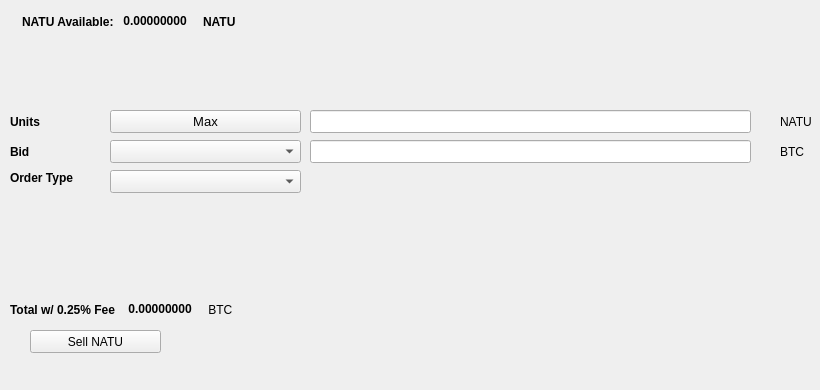
   <widget class="QWidget" name="SellTab">
    <attribute name="title">
     <string>Sell</string>
    </attribute>
    <widget class="QLabel" name="label_16">
     <property name="geometry">
      <rect>
       <x>780</x>
       <y>140</y>
       <width>31</width>
       <height>23</height>
      </rect>
     </property>
     <property name="text">
      <string>BTC</string>
     </property>
    </widget>
    <widget class="QComboBox" name="SellBidcomboBox">
     <property name="geometry">
      <rect>
       <x>110</x>
       <y>140</y>
       <width>191</width>
       <height>23</height>
      </rect>
     </property>
     <property name="font">
      <font>
       <pointsize>10</pointsize>
      </font>
     </property>
    </widget>
    <widget class="QLabel" name="label_18">
     <property name="geometry">
      <rect>
       <x>10</x>
       <y>110</y>
       <width>46</width>
       <height>23</height>
      </rect>
     </property>
     <property name="font">
      <font>
       <weight>75</weight>
       <bold>true</bold>
      </font>
     </property>
     <property name="text">
      <string>Units</string>
     </property>
    </widget>
    <widget class="QPushButton" name="Sell_Max_Amount">
     <property name="geometry">
      <rect>
       <x>110</x>
       <y>110</y>
       <width>191</width>
       <height>23</height>
      </rect>
     </property>
     <property name="font">
      <font>
       <pointsize>10</pointsize>
      </font>
     </property>
     <property name="text">
      <string>Max</string>
     </property>
    </widget>
    <widget class="QLabel" name="label_20">
     <property name="geometry">
      <rect>
       <x>10</x>
       <y>170</y>
       <width>91</width>
       <height>16</height>
      </rect>
     </property>
     <property name="font">
      <font>
       <weight>75</weight>
       <bold>true</bold>
      </font>
     </property>
     <property name="text">
      <string>Order Type</string>
     </property>
    </widget>
    <widget class="QComboBox" name="SellOrdertypeCombo">
     <property name="geometry">
      <rect>
       <x>110</x>
       <y>170</y>
       <width>191</width>
       <height>23</height>
      </rect>
     </property>
     <property name="font">
      <font>
       <pointsize>10</pointsize>
      </font>
     </property>
    </widget>
    <widget class="QLabel" name="label_21">
     <property name="geometry">
      <rect>
       <x>10</x>
       <y>140</y>
       <width>46</width>
       <height>23</height>
      </rect>
     </property>
     <property name="font">
      <font>
       <weight>75</weight>
       <bold>true</bold>
      </font>
     </property>
     <property name="text">
      <string>Bid</string>
     </property>
    </widget>
    <widget class="QLabel" name="label_22">
     <property name="geometry">
      <rect>
       <x>780</x>
       <y>110</y>
       <width>31</width>
       <height>23</height>
      </rect>
     </property>
     <property name="text">
      <string>NATU</string>
     </property>
    </widget>
    <widget class="QLineEdit" name="UnitsInputNatu">
     <property name="geometry">
      <rect>
       <x>310</x>
       <y>110</y>
       <width>441</width>
       <height>23</height>
      </rect>
     </property>
     <property name="font">
      <font>
       <pointsize>9</pointsize>
       <weight>75</weight>
       <bold>true</bold>
      </font>
     </property>
    </widget>
    <widget class="QLineEdit" name="SellBidPriceEdit">
     <property name="geometry">
      <rect>
       <x>310</x>
       <y>140</y>
       <width>441</width>
       <height>23</height>
      </rect>
     </property>
     <property name="font">
      <font>
       <pointsize>9</pointsize>
       <weight>75</weight>
       <bold>true</bold>
      </font>
     </property>
    </widget>
    <widget class="QPushButton" name="SellNatuBTN">
     <property name="geometry">
      <rect>
       <x>30</x>
       <y>330</y>
       <width>131</width>
       <height>23</height>
      </rect>
     </property>
     <property name="text">
      <string>Sell NATU</string>
     </property>
     <property name="icon">
      <iconset resource="../natu">
       <normaloff>:/icons/bitcoin</normaloff>:/icons/bitcoin</iconset>
     </property>
    </widget>
    <widget class="QWidget" name="layoutWidget3">
     <property name="geometry">
      <rect>
       <x>22</x>
       <y>12</y>
       <width>258</width>
       <height>19</height>
      </rect>
     </property>
     <layout class="QHBoxLayout" name="horizontalLayout">
      <item>
       <widget class="QLabel" name="label232_2">
        <property name="font">
         <font>
          <weight>75</weight>
          <bold>true</bold>
         </font>
        </property>
        <property name="text">
         <string>NATU Available:</string>
        </property>
       </widget>
      </item>
      <item>
       <widget class="QLabel" name="NatuAvailableLabel">
        <property name="palette">
         <palette>
          <active>
           <colorrole role="WindowText">
            <brush brushstyle="SolidPattern">
             <color alpha="255">
              <red>0</red>
              <green>0</green>
              <blue>0</blue>
             </color>
            </brush>
           </colorrole>
           <colorrole role="Button">
            <brush brushstyle="SolidPattern">
             <color alpha="255">
              <red>0</red>
              <green>170</green>
              <blue>0</blue>
             </color>
            </brush>
           </colorrole>
           <colorrole role="Light">
            <brush brushstyle="SolidPattern">
             <color alpha="255">
              <red>0</red>
              <green>255</green>
              <blue>0</blue>
             </color>
            </brush>
           </colorrole>
           <colorrole role="Midlight">
            <brush brushstyle="SolidPattern">
             <color alpha="255">
              <red>0</red>
              <green>212</green>
              <blue>0</blue>
             </color>
            </brush>
           </colorrole>
           <colorrole role="Dark">
            <brush brushstyle="SolidPattern">
             <color alpha="255">
              <red>0</red>
              <green>85</green>
              <blue>0</blue>
             </color>
            </brush>
           </colorrole>
           <colorrole role="Mid">
            <brush brushstyle="SolidPattern">
             <color alpha="255">
              <red>0</red>
              <green>113</green>
              <blue>0</blue>
             </color>
            </brush>
           </colorrole>
           <colorrole role="Text">
            <brush brushstyle="SolidPattern">
             <color alpha="255">
              <red>0</red>
              <green>170</green>
              <blue>0</blue>
             </color>
            </brush>
           </colorrole>
           <colorrole role="BrightText">
            <brush brushstyle="SolidPattern">
             <color alpha="255">
              <red>255</red>
              <green>255</green>
              <blue>255</blue>
             </color>
            </brush>
           </colorrole>
           <colorrole role="ButtonText">
            <brush brushstyle="SolidPattern">
             <color alpha="255">
              <red>0</red>
              <green>0</green>
              <blue>0</blue>
             </color>
            </brush>
           </colorrole>
           <colorrole role="Base">
            <brush brushstyle="SolidPattern">
             <color alpha="255">
              <red>255</red>
              <green>255</green>
              <blue>255</blue>
             </color>
            </brush>
           </colorrole>
           <colorrole role="Window">
            <brush brushstyle="SolidPattern">
             <color alpha="255">
              <red>0</red>
              <green>170</green>
              <blue>0</blue>
             </color>
            </brush>
           </colorrole>
           <colorrole role="Shadow">
            <brush brushstyle="SolidPattern">
             <color alpha="255">
              <red>0</red>
              <green>0</green>
              <blue>0</blue>
             </color>
            </brush>
           </colorrole>
           <colorrole role="AlternateBase">
            <brush brushstyle="SolidPattern">
             <color alpha="255">
              <red>127</red>
              <green>212</green>
              <blue>127</blue>
             </color>
            </brush>
           </colorrole>
           <colorrole role="ToolTipBase">
            <brush brushstyle="SolidPattern">
             <color alpha="255">
              <red>255</red>
              <green>255</green>
              <blue>220</blue>
             </color>
            </brush>
           </colorrole>
           <colorrole role="ToolTipText">
            <brush brushstyle="SolidPattern">
             <color alpha="255">
              <red>0</red>
              <green>0</green>
              <blue>0</blue>
             </color>
            </brush>
           </colorrole>
          </active>
          <inactive>
           <colorrole role="WindowText">
            <brush brushstyle="SolidPattern">
             <color alpha="255">
              <red>0</red>
              <green>0</green>
              <blue>0</blue>
             </color>
            </brush>
           </colorrole>
           <colorrole role="Button">
            <brush brushstyle="SolidPattern">
             <color alpha="255">
              <red>0</red>
              <green>170</green>
              <blue>0</blue>
             </color>
            </brush>
           </colorrole>
           <colorrole role="Light">
            <brush brushstyle="SolidPattern">
             <color alpha="255">
              <red>0</red>
              <green>255</green>
              <blue>0</blue>
             </color>
            </brush>
           </colorrole>
           <colorrole role="Midlight">
            <brush brushstyle="SolidPattern">
             <color alpha="255">
              <red>0</red>
              <green>212</green>
              <blue>0</blue>
             </color>
            </brush>
           </colorrole>
           <colorrole role="Dark">
            <brush brushstyle="SolidPattern">
             <color alpha="255">
              <red>0</red>
              <green>85</green>
              <blue>0</blue>
             </color>
            </brush>
           </colorrole>
           <colorrole role="Mid">
            <brush brushstyle="SolidPattern">
             <color alpha="255">
              <red>0</red>
              <green>113</green>
              <blue>0</blue>
             </color>
            </brush>
           </colorrole>
           <colorrole role="Text">
            <brush brushstyle="SolidPattern">
             <color alpha="255">
              <red>0</red>
              <green>170</green>
              <blue>0</blue>
             </color>
            </brush>
           </colorrole>
           <colorrole role="BrightText">
            <brush brushstyle="SolidPattern">
             <color alpha="255">
              <red>255</red>
              <green>255</green>
              <blue>255</blue>
             </color>
            </brush>
           </colorrole>
           <colorrole role="ButtonText">
            <brush brushstyle="SolidPattern">
             <color alpha="255">
              <red>0</red>
              <green>0</green>
              <blue>0</blue>
             </color>
            </brush>
           </colorrole>
           <colorrole role="Base">
            <brush brushstyle="SolidPattern">
             <color alpha="255">
              <red>255</red>
              <green>255</green>
              <blue>255</blue>
             </color>
            </brush>
           </colorrole>
           <colorrole role="Window">
            <brush brushstyle="SolidPattern">
             <color alpha="255">
              <red>0</red>
              <green>170</green>
              <blue>0</blue>
             </color>
            </brush>
           </colorrole>
           <colorrole role="Shadow">
            <brush brushstyle="SolidPattern">
             <color alpha="255">
              <red>0</red>
              <green>0</green>
              <blue>0</blue>
             </color>
            </brush>
           </colorrole>
           <colorrole role="AlternateBase">
            <brush brushstyle="SolidPattern">
             <color alpha="255">
              <red>127</red>
              <green>212</green>
              <blue>127</blue>
             </color>
            </brush>
           </colorrole>
           <colorrole role="ToolTipBase">
            <brush brushstyle="SolidPattern">
             <color alpha="255">
              <red>255</red>
              <green>255</green>
              <blue>220</blue>
             </color>
            </brush>
           </colorrole>
           <colorrole role="ToolTipText">
            <brush brushstyle="SolidPattern">
             <color alpha="255">
              <red>0</red>
              <green>0</green>
              <blue>0</blue>
             </color>
            </brush>
           </colorrole>
          </inactive>
          <disabled>
           <colorrole role="WindowText">
            <brush brushstyle="SolidPattern">
             <color alpha="255">
              <red>0</red>
              <green>85</green>
              <blue>0</blue>
             </color>
            </brush>
           </colorrole>
           <colorrole role="Button">
            <brush brushstyle="SolidPattern">
             <color alpha="255">
              <red>0</red>
              <green>170</green>
              <blue>0</blue>
             </color>
            </brush>
           </colorrole>
           <colorrole role="Light">
            <brush brushstyle="SolidPattern">
             <color alpha="255">
              <red>0</red>
              <green>255</green>
              <blue>0</blue>
             </color>
            </brush>
           </colorrole>
           <colorrole role="Midlight">
            <brush brushstyle="SolidPattern">
             <color alpha="255">
              <red>0</red>
              <green>212</green>
              <blue>0</blue>
             </color>
            </brush>
           </colorrole>
           <colorrole role="Dark">
            <brush brushstyle="SolidPattern">
             <color alpha="255">
              <red>0</red>
              <green>85</green>
              <blue>0</blue>
             </color>
            </brush>
           </colorrole>
           <colorrole role="Mid">
            <brush brushstyle="SolidPattern">
             <color alpha="255">
              <red>0</red>
              <green>113</green>
              <blue>0</blue>
             </color>
            </brush>
           </colorrole>
           <colorrole role="Text">
            <brush brushstyle="SolidPattern">
             <color alpha="255">
              <red>0</red>
              <green>85</green>
              <blue>0</blue>
             </color>
            </brush>
           </colorrole>
           <colorrole role="BrightText">
            <brush brushstyle="SolidPattern">
             <color alpha="255">
              <red>255</red>
              <green>255</green>
              <blue>255</blue>
             </color>
            </brush>
           </colorrole>
           <colorrole role="ButtonText">
            <brush brushstyle="SolidPattern">
             <color alpha="255">
              <red>0</red>
              <green>85</green>
              <blue>0</blue>
             </color>
            </brush>
           </colorrole>
           <colorrole role="Base">
            <brush brushstyle="SolidPattern">
             <color alpha="255">
              <red>0</red>
              <green>170</green>
              <blue>0</blue>
             </color>
            </brush>
           </colorrole>
           <colorrole role="Window">
            <brush brushstyle="SolidPattern">
             <color alpha="255">
              <red>0</red>
              <green>170</green>
              <blue>0</blue>
             </color>
            </brush>
           </colorrole>
           <colorrole role="Shadow">
            <brush brushstyle="SolidPattern">
             <color alpha="255">
              <red>0</red>
              <green>0</green>
              <blue>0</blue>
             </color>
            </brush>
           </colorrole>
           <colorrole role="AlternateBase">
            <brush brushstyle="SolidPattern">
             <color alpha="255">
              <red>0</red>
              <green>170</green>
              <blue>0</blue>
             </color>
            </brush>
           </colorrole>
           <colorrole role="ToolTipBase">
            <brush brushstyle="SolidPattern">
             <color alpha="255">
              <red>255</red>
              <green>255</green>
              <blue>220</blue>
             </color>
            </brush>
           </colorrole>
           <colorrole role="ToolTipText">
            <brush brushstyle="SolidPattern">
             <color alpha="255">
              <red>0</red>
              <green>0</green>
              <blue>0</blue>
             </color>
            </brush>
           </colorrole>
          </disabled>
         </palette>
        </property>
        <property name="font">
         <font>
          <weight>75</weight>
          <bold>true</bold>
         </font>
        </property>
        <property name="text">
         <string> 0.00000000 </string>
        </property>
        <property name="textInteractionFlags">
         <set>Qt::LinksAccessibleByMouse|Qt::TextSelectableByKeyboard|Qt::TextSelectableByMouse</set>
        </property>
       </widget>
      </item>
      <item>
       <widget class="QLabel" name="labelNatu">
        <property name="font">
         <font>
          <weight>75</weight>
          <bold>true</bold>
         </font>
        </property>
        <property name="text">
         <string>NATU</string>
        </property>
       </widget>
      </item>
     </layout>
    </widget>
    <widget class="QWidget" name="layoutWidget">
     <property name="geometry">
      <rect>
       <x>10</x>
       <y>300</y>
       <width>268</width>
       <height>19</height>
      </rect>
     </property>
     <layout class="QHBoxLayout" name="horizontalLayout_2">
      <item>
       <widget class="QLabel" name="label_19">
        <property name="font">
         <font>
          <weight>75</weight>
          <bold>true</bold>
         </font>
        </property>
        <property name="text">
         <string>Total w/ 0.25% Fee </string>
        </property>
       </widget>
      </item>
      <item>
       <widget class="QLabel" name="SellCostLabel">
        <property name="palette">
         <palette>
          <active>
           <colorrole role="WindowText">
            <brush brushstyle="SolidPattern">
             <color alpha="255">
              <red>0</red>
              <green>0</green>
              <blue>0</blue>
             </color>
            </brush>
           </colorrole>
           <colorrole role="Button">
            <brush brushstyle="SolidPattern">
             <color alpha="255">
              <red>0</red>
              <green>170</green>
              <blue>0</blue>
             </color>
            </brush>
           </colorrole>
           <colorrole role="Light">
            <brush brushstyle="SolidPattern">
             <color alpha="255">
              <red>0</red>
              <green>255</green>
              <blue>0</blue>
             </color>
            </brush>
           </colorrole>
           <colorrole role="Midlight">
            <brush brushstyle="SolidPattern">
             <color alpha="255">
              <red>0</red>
              <green>212</green>
              <blue>0</blue>
             </color>
            </brush>
           </colorrole>
           <colorrole role="Dark">
            <brush brushstyle="SolidPattern">
             <color alpha="255">
              <red>0</red>
              <green>85</green>
              <blue>0</blue>
             </color>
            </brush>
           </colorrole>
           <colorrole role="Mid">
            <brush brushstyle="SolidPattern">
             <color alpha="255">
              <red>0</red>
              <green>113</green>
              <blue>0</blue>
             </color>
            </brush>
           </colorrole>
           <colorrole role="Text">
            <brush brushstyle="SolidPattern">
             <color alpha="255">
              <red>0</red>
              <green>170</green>
              <blue>0</blue>
             </color>
            </brush>
           </colorrole>
           <colorrole role="BrightText">
            <brush brushstyle="SolidPattern">
             <color alpha="255">
              <red>255</red>
              <green>255</green>
              <blue>255</blue>
             </color>
            </brush>
           </colorrole>
           <colorrole role="ButtonText">
            <brush brushstyle="SolidPattern">
             <color alpha="255">
              <red>0</red>
              <green>0</green>
              <blue>0</blue>
             </color>
            </brush>
           </colorrole>
           <colorrole role="Base">
            <brush brushstyle="SolidPattern">
             <color alpha="255">
              <red>255</red>
              <green>255</green>
              <blue>255</blue>
             </color>
            </brush>
           </colorrole>
           <colorrole role="Window">
            <brush brushstyle="SolidPattern">
             <color alpha="255">
              <red>0</red>
              <green>170</green>
              <blue>0</blue>
             </color>
            </brush>
           </colorrole>
           <colorrole role="Shadow">
            <brush brushstyle="SolidPattern">
             <color alpha="255">
              <red>0</red>
              <green>0</green>
              <blue>0</blue>
             </color>
            </brush>
           </colorrole>
           <colorrole role="AlternateBase">
            <brush brushstyle="SolidPattern">
             <color alpha="255">
              <red>127</red>
              <green>212</green>
              <blue>127</blue>
             </color>
            </brush>
           </colorrole>
           <colorrole role="ToolTipBase">
            <brush brushstyle="SolidPattern">
             <color alpha="255">
              <red>255</red>
              <green>255</green>
              <blue>220</blue>
             </color>
            </brush>
           </colorrole>
           <colorrole role="ToolTipText">
            <brush brushstyle="SolidPattern">
             <color alpha="255">
              <red>0</red>
              <green>0</green>
              <blue>0</blue>
             </color>
            </brush>
           </colorrole>
          </active>
          <inactive>
           <colorrole role="WindowText">
            <brush brushstyle="SolidPattern">
             <color alpha="255">
              <red>0</red>
              <green>0</green>
              <blue>0</blue>
             </color>
            </brush>
           </colorrole>
           <colorrole role="Button">
            <brush brushstyle="SolidPattern">
             <color alpha="255">
              <red>0</red>
              <green>170</green>
              <blue>0</blue>
             </color>
            </brush>
           </colorrole>
           <colorrole role="Light">
            <brush brushstyle="SolidPattern">
             <color alpha="255">
              <red>0</red>
              <green>255</green>
              <blue>0</blue>
             </color>
            </brush>
           </colorrole>
           <colorrole role="Midlight">
            <brush brushstyle="SolidPattern">
             <color alpha="255">
              <red>0</red>
              <green>212</green>
              <blue>0</blue>
             </color>
            </brush>
           </colorrole>
           <colorrole role="Dark">
            <brush brushstyle="SolidPattern">
             <color alpha="255">
              <red>0</red>
              <green>85</green>
              <blue>0</blue>
             </color>
            </brush>
           </colorrole>
           <colorrole role="Mid">
            <brush brushstyle="SolidPattern">
             <color alpha="255">
              <red>0</red>
              <green>113</green>
              <blue>0</blue>
             </color>
            </brush>
           </colorrole>
           <colorrole role="Text">
            <brush brushstyle="SolidPattern">
             <color alpha="255">
              <red>0</red>
              <green>170</green>
              <blue>0</blue>
             </color>
            </brush>
           </colorrole>
           <colorrole role="BrightText">
            <brush brushstyle="SolidPattern">
             <color alpha="255">
              <red>255</red>
              <green>255</green>
              <blue>255</blue>
             </color>
            </brush>
           </colorrole>
           <colorrole role="ButtonText">
            <brush brushstyle="SolidPattern">
             <color alpha="255">
              <red>0</red>
              <green>0</green>
              <blue>0</blue>
             </color>
            </brush>
           </colorrole>
           <colorrole role="Base">
            <brush brushstyle="SolidPattern">
             <color alpha="255">
              <red>255</red>
              <green>255</green>
              <blue>255</blue>
             </color>
            </brush>
           </colorrole>
           <colorrole role="Window">
            <brush brushstyle="SolidPattern">
             <color alpha="255">
              <red>0</red>
              <green>170</green>
              <blue>0</blue>
             </color>
            </brush>
           </colorrole>
           <colorrole role="Shadow">
            <brush brushstyle="SolidPattern">
             <color alpha="255">
              <red>0</red>
              <green>0</green>
              <blue>0</blue>
             </color>
            </brush>
           </colorrole>
           <colorrole role="AlternateBase">
            <brush brushstyle="SolidPattern">
             <color alpha="255">
              <red>127</red>
              <green>212</green>
              <blue>127</blue>
             </color>
            </brush>
           </colorrole>
           <colorrole role="ToolTipBase">
            <brush brushstyle="SolidPattern">
             <color alpha="255">
              <red>255</red>
              <green>255</green>
              <blue>220</blue>
             </color>
            </brush>
           </colorrole>
           <colorrole role="ToolTipText">
            <brush brushstyle="SolidPattern">
             <color alpha="255">
              <red>0</red>
              <green>0</green>
              <blue>0</blue>
             </color>
            </brush>
           </colorrole>
          </inactive>
          <disabled>
           <colorrole role="WindowText">
            <brush brushstyle="SolidPattern">
             <color alpha="255">
              <red>0</red>
              <green>85</green>
              <blue>0</blue>
             </color>
            </brush>
           </colorrole>
           <colorrole role="Button">
            <brush brushstyle="SolidPattern">
             <color alpha="255">
              <red>0</red>
              <green>170</green>
              <blue>0</blue>
             </color>
            </brush>
           </colorrole>
           <colorrole role="Light">
            <brush brushstyle="SolidPattern">
             <color alpha="255">
              <red>0</red>
              <green>255</green>
              <blue>0</blue>
             </color>
            </brush>
           </colorrole>
           <colorrole role="Midlight">
            <brush brushstyle="SolidPattern">
             <color alpha="255">
              <red>0</red>
              <green>212</green>
              <blue>0</blue>
             </color>
            </brush>
           </colorrole>
           <colorrole role="Dark">
            <brush brushstyle="SolidPattern">
             <color alpha="255">
              <red>0</red>
              <green>85</green>
              <blue>0</blue>
             </color>
            </brush>
           </colorrole>
           <colorrole role="Mid">
            <brush brushstyle="SolidPattern">
             <color alpha="255">
              <red>0</red>
              <green>113</green>
              <blue>0</blue>
             </color>
            </brush>
           </colorrole>
           <colorrole role="Text">
            <brush brushstyle="SolidPattern">
             <color alpha="255">
              <red>0</red>
              <green>85</green>
              <blue>0</blue>
             </color>
            </brush>
           </colorrole>
           <colorrole role="BrightText">
            <brush brushstyle="SolidPattern">
             <color alpha="255">
              <red>255</red>
              <green>255</green>
              <blue>255</blue>
             </color>
            </brush>
           </colorrole>
           <colorrole role="ButtonText">
            <brush brushstyle="SolidPattern">
             <color alpha="255">
              <red>0</red>
              <green>85</green>
              <blue>0</blue>
             </color>
            </brush>
           </colorrole>
           <colorrole role="Base">
            <brush brushstyle="SolidPattern">
             <color alpha="255">
              <red>0</red>
              <green>170</green>
              <blue>0</blue>
             </color>
            </brush>
           </colorrole>
           <colorrole role="Window">
            <brush brushstyle="SolidPattern">
             <color alpha="255">
              <red>0</red>
              <green>170</green>
              <blue>0</blue>
             </color>
            </brush>
           </colorrole>
           <colorrole role="Shadow">
            <brush brushstyle="SolidPattern">
             <color alpha="255">
              <red>0</red>
              <green>0</green>
              <blue>0</blue>
             </color>
            </brush>
           </colorrole>
           <colorrole role="AlternateBase">
            <brush brushstyle="SolidPattern">
             <color alpha="255">
              <red>0</red>
              <green>170</green>
              <blue>0</blue>
             </color>
            </brush>
           </colorrole>
           <colorrole role="ToolTipBase">
            <brush brushstyle="SolidPattern">
             <color alpha="255">
              <red>255</red>
              <green>255</green>
              <blue>220</blue>
             </color>
            </brush>
           </colorrole>
           <colorrole role="ToolTipText">
            <brush brushstyle="SolidPattern">
             <color alpha="255">
              <red>0</red>
              <green>0</green>
              <blue>0</blue>
             </color>
            </brush>
           </colorrole>
          </disabled>
         </palette>
        </property>
        <property name="font">
         <font>
          <weight>75</weight>
          <bold>true</bold>
         </font>
        </property>
        <property name="autoFillBackground">
         <bool>false</bool>
        </property>
        <property name="text">
         <string> 0.00000000</string>
        </property>
        <property name="textInteractionFlags">
         <set>Qt::LinksAccessibleByMouse|Qt::TextSelectableByMouse</set>
        </property>
       </widget>
      </item>
      <item>
       <widget class="QLabel" name="label_17">
        <property name="font">
         <font>
          <weight>50</weight>
          <bold>false</bold>
         </font>
        </property>
        <property name="text">
         <string> BTC</string>
        </property>
       </widget>
      </item>
     </layout>
    </widget>
    <widget class="QLabel" name="label_23">
     <property name="geometry">
      <rect>
       <x>460</x>
       <y>300</y>
       <width>281</width>
       <height>81</height>
      </rect>
     </property>
     <property name="text">
      <string/>
     </property>
     <property name="pixmap">
      <pixmap>:/images/bittrex</pixmap>
     </property>
    </widget>
   </widget>
